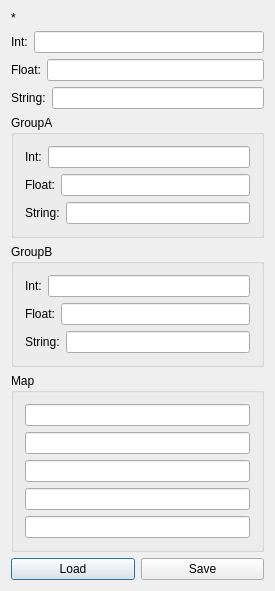
<?xml version="1.0" encoding="UTF-8"?>
<ui version="4.0">
 <class>Dialog</class>
 <widget class="QDialog" name="Dialog">
  <property name="geometry">
   <rect>
    <x>0</x>
    <y>0</y>
    <width>275</width>
    <height>571</height>
   </rect>
  </property>
  <property name="windowTitle">
   <string>Dialog</string>
  </property>
  <layout class="QVBoxLayout" name="verticalLayout_6">
   <item>
    <widget class="QLabel" name="labelFilename">
     <property name="text">
      <string>*</string>
     </property>
    </widget>
   </item>
   <item>
    <layout class="QVBoxLayout" name="verticalLayout">
     <item>
      <layout class="QHBoxLayout" name="horizontalLayout">
       <item>
        <widget class="QLabel" name="label">
         <property name="text">
          <string>Int:</string>
         </property>
        </widget>
       </item>
       <item>
        <widget class="QLineEdit" name="lineEditInt"/>
       </item>
      </layout>
     </item>
     <item>
      <layout class="QHBoxLayout" name="horizontalLayout_2">
       <item>
        <widget class="QLabel" name="label_2">
         <property name="text">
          <string>Float:</string>
         </property>
        </widget>
       </item>
       <item>
        <widget class="QLineEdit" name="lineEditFloat"/>
       </item>
      </layout>
     </item>
     <item>
      <layout class="QHBoxLayout" name="horizontalLayout_3">
       <item>
        <widget class="QLabel" name="label_3">
         <property name="text">
          <string>String:</string>
         </property>
        </widget>
       </item>
       <item>
        <widget class="QLineEdit" name="lineEditString"/>
       </item>
      </layout>
     </item>
    </layout>
   </item>
   <item>
    <widget class="QGroupBox" name="groupBox2">
     <property name="title">
      <string>GroupA</string>
     </property>
     <layout class="QVBoxLayout" name="verticalLayout_3">
      <item>
       <layout class="QVBoxLayout" name="verticalLayout_2">
        <item>
         <layout class="QHBoxLayout" name="horizontalLayout_4">
          <item>
           <widget class="QLabel" name="label_4">
            <property name="text">
             <string>Int:</string>
            </property>
           </widget>
          </item>
          <item>
           <widget class="QLineEdit" name="lineEditIntA"/>
          </item>
         </layout>
        </item>
        <item>
         <layout class="QHBoxLayout" name="horizontalLayout_5">
          <item>
           <widget class="QLabel" name="label_5">
            <property name="text">
             <string>Float:</string>
            </property>
           </widget>
          </item>
          <item>
           <widget class="QLineEdit" name="lineEditFloatA"/>
          </item>
         </layout>
        </item>
        <item>
         <layout class="QHBoxLayout" name="horizontalLayout_6">
          <item>
           <widget class="QLabel" name="label_6">
            <property name="text">
             <string>String:</string>
            </property>
           </widget>
          </item>
          <item>
           <widget class="QLineEdit" name="lineEditStringA"/>
          </item>
         </layout>
        </item>
       </layout>
      </item>
     </layout>
    </widget>
   </item>
   <item>
    <widget class="QGroupBox" name="groupBox3">
     <property name="title">
      <string>GroupB</string>
     </property>
     <layout class="QVBoxLayout" name="verticalLayout_4">
      <item>
       <layout class="QVBoxLayout" name="verticalLayout_5">
        <item>
         <layout class="QHBoxLayout" name="horizontalLayout_7">
          <item>
           <widget class="QLabel" name="label_7">
            <property name="text">
             <string>Int:</string>
            </property>
           </widget>
          </item>
          <item>
           <widget class="QLineEdit" name="lineEditIntB"/>
          </item>
         </layout>
        </item>
        <item>
         <layout class="QHBoxLayout" name="horizontalLayout_8">
          <item>
           <widget class="QLabel" name="label_8">
            <property name="text">
             <string>Float:</string>
            </property>
           </widget>
          </item>
          <item>
           <widget class="QLineEdit" name="lineEditFloatB"/>
          </item>
         </layout>
        </item>
        <item>
         <layout class="QHBoxLayout" name="horizontalLayout_9">
          <item>
           <widget class="QLabel" name="label_9">
            <property name="text">
             <string>String:</string>
            </property>
           </widget>
          </item>
          <item>
           <widget class="QLineEdit" name="lineEditStringB"/>
          </item>
         </layout>
        </item>
       </layout>
      </item>
     </layout>
    </widget>
   </item>
   <item>
    <widget class="QGroupBox" name="groupBoxMap">
     <property name="title">
      <string>Map</string>
     </property>
     <layout class="QVBoxLayout" name="verticalLayout_7">
      <item>
       <widget class="QLineEdit" name="lineEditMap0"/>
      </item>
      <item>
       <widget class="QLineEdit" name="lineEditMap1"/>
      </item>
      <item>
       <widget class="QLineEdit" name="lineEditMap2"/>
      </item>
      <item>
       <widget class="QLineEdit" name="lineEditMap3"/>
      </item>
      <item>
       <widget class="QLineEdit" name="lineEditMap4"/>
      </item>
     </layout>
    </widget>
   </item>
   <item>
    <layout class="QHBoxLayout" name="horizontalLayout_10">
     <item>
      <widget class="QPushButton" name="pushButtonLoad">
       <property name="text">
        <string>Load</string>
       </property>
      </widget>
     </item>
     <item>
      <widget class="QPushButton" name="pushButtonSave">
       <property name="text">
        <string>Save</string>
       </property>
      </widget>
     </item>
    </layout>
   </item>
  </layout>
 </widget>
 <layoutdefault spacing="6" margin="11"/>
 <resources/>
 <connections/>
</ui>
